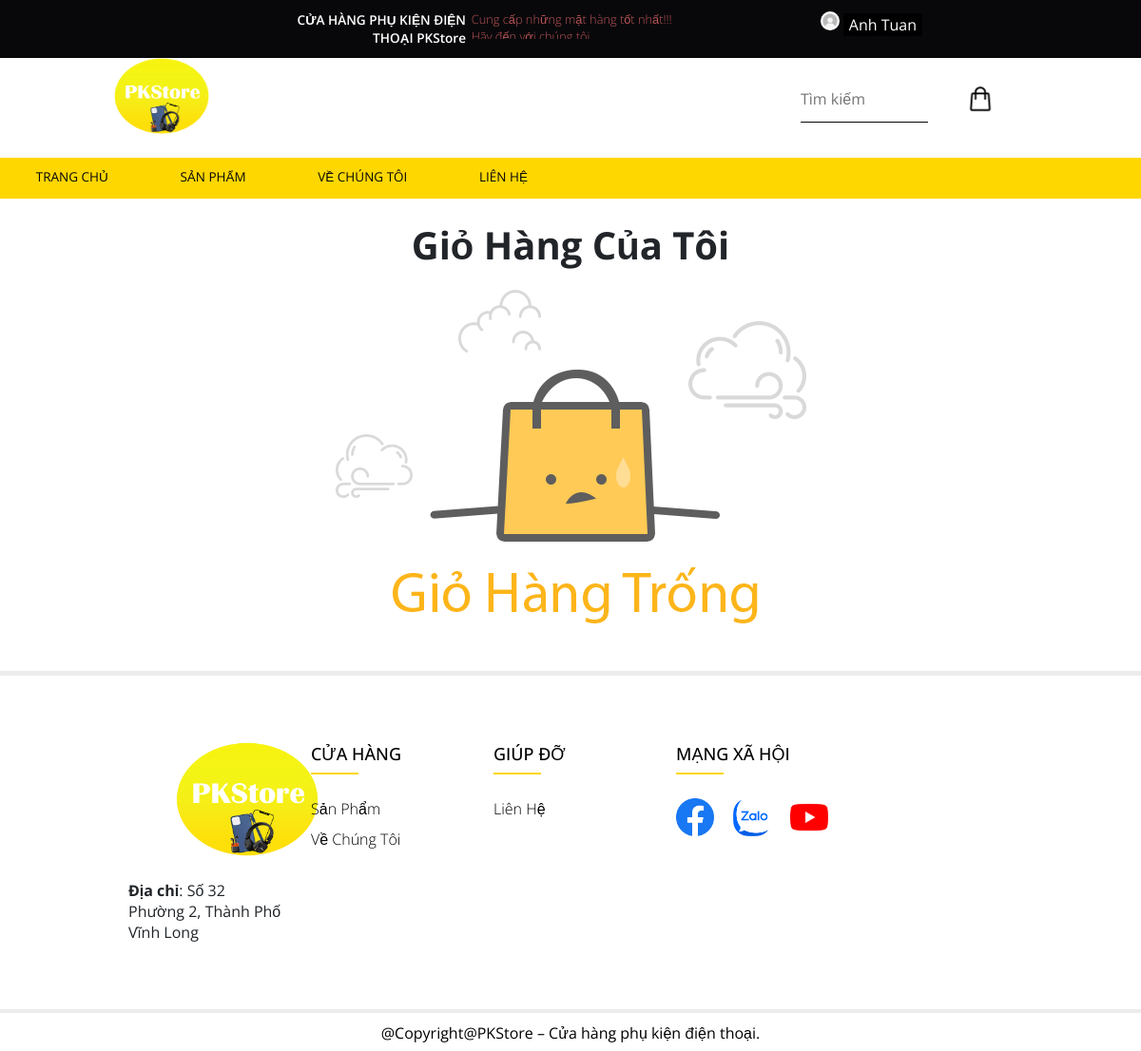
The page /KhachHang/web/oder.php (signed in) on the database as committed earlier.
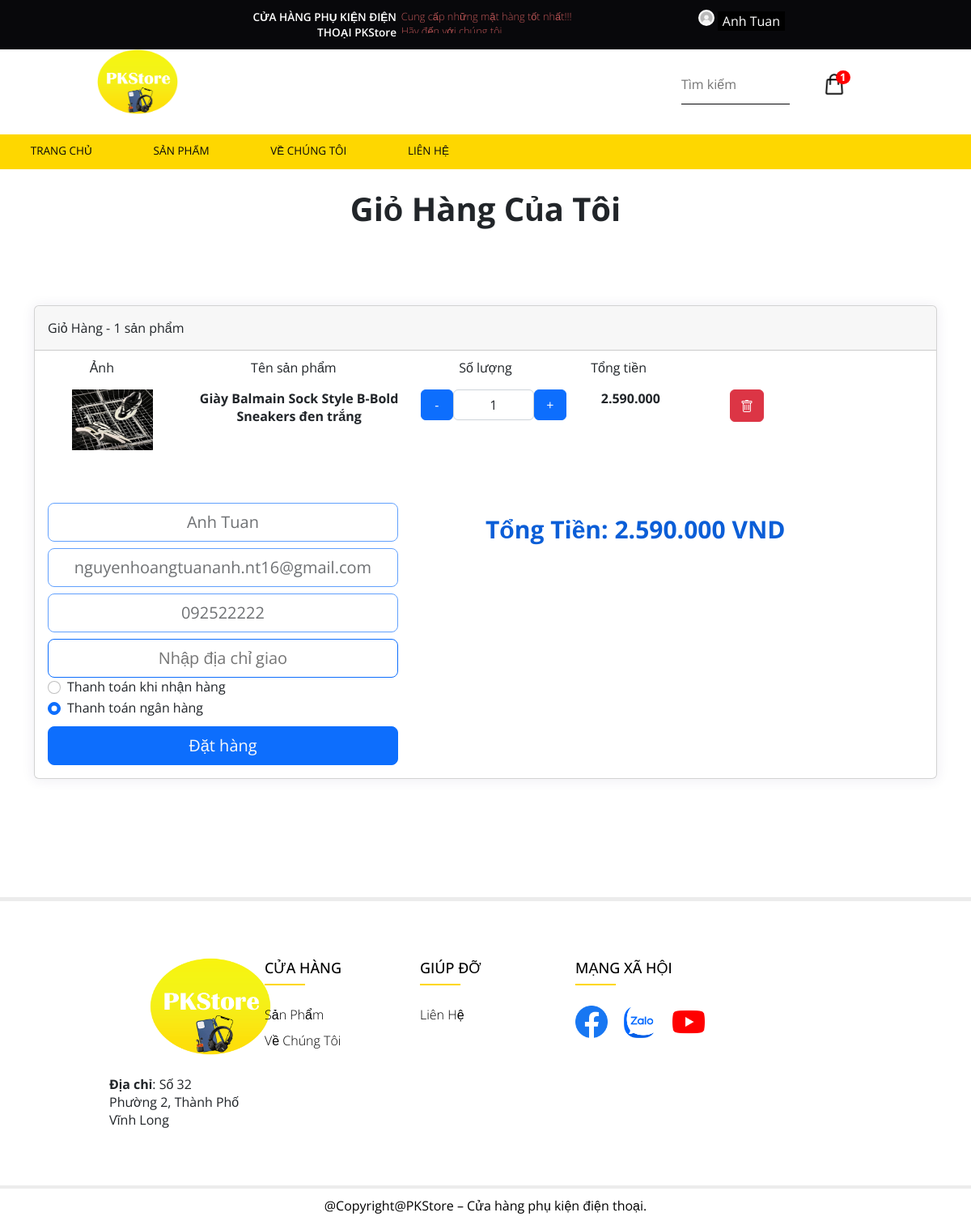
The same page on the database as committed later.
### tables this page shows
CREATE TABLE `khachhang` (
  `MaKH` int(11) NOT NULL,
  `HoTen` varchar(50) NOT NULL,
  `TaiKhoan` varchar(50) DEFAULT NULL,
  `MatKhau` varchar(255) NOT NULL,
  `Email` varchar(100) DEFAULT NULL,
  `DiaChiKH` varchar(200) DEFAULT NULL,
  `DienThoaiKH` varchar(20) DEFAULT NULL,
  `NgaySinh` datetime DEFAULT NULL,
  `GioiTinh` bit(1) DEFAULT NULL,
  `AnhKH` varchar(100) DEFAULT NULL,
  `trangthai` tinyint(1) NOT NULL
);

CREATE TABLE `giohang` (
  `id` int(11) NOT NULL,
  `MaKH` int(11) NOT NULL,
  `MaGiay` int(11) NOT NULL,
  `TrangThai` int(11) NOT NULL,
  `soluong` int(11) NOT NULL
);

CREATE TABLE `sanpham` (
  `MaGiay` int(11) NOT NULL,
  `TenGiay` varchar(100) NOT NULL,
  `GiaBan` int(11) DEFAULT NULL,
  `MoTa` varchar(500) DEFAULT NULL,
  `AnhBia` varchar(100) DEFAULT NULL,
  `NgayCapNhat` datetime DEFAULT NULL,
  `SoLuongTon` int(11) DEFAULT NULL,
  `MaLG` int(11) DEFAULT NULL,
  `MaTH` int(11) DEFAULT NULL,
  `MaNCC` int(11) DEFAULT NULL,
  `HienThiSanPham` bit(1) DEFAULT NULL,
  `GiaBanCu` int(11) DEFAULT NULL
);

### KhachHang/web/oder.php (the view, shortened to what the rows shown need)
<!DOCTYPE html>
<html lang="en">
<head>
  <link href="https://cdn.jsdelivr.net/npm/bootstrap@5.2.3/dist/css/bootstrap.min.css" rel="stylesheet">
  <link rel="stylesheet" href="~/css/cart.css">
</head>
<?php
include("Layout_KhachHang_Header.php");
$MaKH =  $_SESSION["MaKH"];
$query = "select * from giohang join sanpham on giohang.MaGiay = sanpham.MaGiay join khachhang on giohang.MaKH = khachhang.MaKH where giohang.MaKH = '$MaKH'";
$result = mysqli_query($con, $query);
$query2 = "select count(*) as count from giohang join sanpham on giohang.MaGiay = sanpham.MaGiay join khachhang on giohang.MaKH = khachhang.MaKH where giohang.MaKH = '$MaKH'";
$result1 = mysqli_query($con, $query2);
$row1 = mysqli_fetch_assoc($result1);
$count = $row1['count'];
?>
<body>
  <div class="card-body">
    <h1>Giỏ Hàng Của Tôi</h1>
    <?php if ($count > 0) { ?>
      <div class="container py-5">
        <div class="row d-flex justify-content-center my-4">
          <div class="col-md-12">
            <div class="card mb-4">
              <div class="containner" style="margin-top: 10px ;">
                <div class="card-body">
                  <?php if (mysqli_num_rows($result) != 0) { ?>
                    <?php
                    while ($row = mysqli_fetch_array($result)) {
                    ?>
                      <div class="row text-center" style="margin-bottom: 20px">
                        <div class="col-lg-2 col-md-12 mb-4 mb-lg-0">
                          <div class="bg-image hover-overlay hover-zoom ripple rounded" data-mdb-ripple-color="light">
                            <a href="./details.php?MaGiay=<?php echo $row['MaGiay'] ?>"><img style="width:100px; height: 75px;" src="../../Images/ImgProducts/<?php echo $row['AnhBia']  ?>" /></a>
                          </div>
                        </div>
                        <div class="col-lg-3 col-md-6 mb-4 mb-lg-0 fw-bold">
                          <p><strong><?php echo $row["TenGiay"]  ?></strong></p>
                        </div>
                        <div class="col-lg-2 col-md-6 mb-4 mb-lg-0 fw-bold">
                          <div class="d-flex mb-4" style="max-width: 300px">
                            <form method="post" style="display: flex">
                              <input type="submit" class="btn btn-primary" name="tru" style="width: 40px; text-align: center;" value="-">
                              <div class="form-outline fw-bold">
                                <input name="soluong" value="<?php echo $row["soluong"]  ?>" type="text" class="form-control w-5" style="width: 100px; text-align: center;" />
                              </div>
                              <input type="submit" class="btn btn-primary" name="cong" style="width: 40px;text-align: center;" value="+">
                            </form>
                          </div>
                        </div>
                        <div class="col-lg-2 col-md-6 mb-4 mb-lg-0 fw-bold ">
                          <p class="text-start text-md-center fw-bold " style="margin-left: 20px ;">
                            <strong style="padding-right: 30px;"><?php echo number_format($row['GiaBan'] * $row['soluong'], 0, ',', '.')   ?>
                            </strong>
                          </p>
                        </div>
                        <div class="col-lg-1 col-md-6 mb-4 mb-lg-0 fw-bold">
                          <a href="xoa.php?id=<?php echo $row["id"] ?>" class="btn btn-danger" style="height: 40px;">
                          </a>
                        </div>
                      </div>
                  <?php  }
                  } ?>
                </div>
              </div>
              <div class="card-body" style="display: flex;">
                <div style="width: 50%;">
                  <?php
                  if (isset($_SESSION['MaKH'])) {
                    $TTKH = $_SESSION["MaKH"];
                    $query = "SELECT kh.HoTen as HoTen, kh.Email as Email, kh.DienThoaiKH as DienThoaiKH FROM khachhang kh INNER JOIN giohang gh ON kh.MaKH = gh.MaKH WHERE kh.MaKH = '$TTKH'";
                    $resultKH = mysqli_query($con, $query);
                    if ($resultKH && mysqli_num_rows($resultKH) > 0) {
                      $rowKH = mysqli_fetch_assoc($resultKH);
                      if (isset($rowKH['HoTen'])) {
                        $HoTenKH = $rowKH['HoTen'];
                        $EmailKH = $rowKH['Email'];
                        $DienThoaiKH = $rowKH['DienThoaiKH'];
                  ?>
                        <form method="post">
                          <div>
                            <input class="btn btn-lg mt-2 text-dark border border-primary" style="width: 80%;" type="text" value="<?php echo ($HoTenKH) ?>" name="hoten" placeholder="" disabled>
                          </div>
                          <div>
                            <input class="btn btn-lg mt-2 text-dark border border-primary" style="width: 80%;" type="text" name="email" placeholder="" value="<?php echo ($EmailKH) ?>" disabled>
                          </div>
                          <div>
                            <input class="btn btn-lg mt-2 text-dark border border-primary" style="width: 80%;" type="text" name="Sdt" placeholder="" value="<?php echo ($DienThoaiKH) ?>" disabled>
                          </div>
                          <div>
                            <input class="btn btn-lg mt-2 text-dark border border-primary" style="width: 80%;" type="text" name="diachi" placeholder="Nhập địa chỉ giao">
                          </div>
                          <div class="form-check">
                            <input class="form-check-input" type="radio" name="pttt" id="flexRadioDefault1" value="Thanh toán khi nhận hàng">
                            <label class="form-check-label" for="flexRadioDefault1">
                              Thanh toán khi nhận hàng
                            </label>
                          </div>
                          <div class="form-check">
                            <input class="form-check-input" type="radio" name="pttt" id="flexRadioDefault2" value="Thanh toán ngân hàng" checked>
                            <label class="form-check-label" for="flexRadioDefault2">
                              Thanh toán ngân hàng
                            </label>
                          </div>
                          <input class="btn btn-lg mt-2 btn-primary text-light" style="width: 80%" type="submit" value="Đặt hàng" name="dathangne">
                        </form>
                  <?php
                      } else {
                        echo "Không có dữ liệu về Họ tên.";
                      }
                    } else {
                      echo "Không có dữ liệu phù hợp.";
                    }
                  } else {
                    echo "Session MaKH is not set.";
                  }
                  ?>
                </div>
              </div>
            <?php echo "</div>
          </div>
        </div>
      </div>
    </div>";
          } else { ?>
              <img src="trong.png" class="img">
            <?php } ?>
</body>
</html>

### KhachHang/web/Layout_KhachHang_Header.php (shortened to what the rows shown need)
<!DOCTYPE HTML>
<html>
<head>
  <link href="css/style.css" rel='stylesheet' type='text/css' />
  <link href="css/megamenu.css" rel="stylesheet" type="text/css" media="all" />
  <link rel="stylesheet" href="css/slippry.css">
  <link rel="stylesheet" type="text/css" href="css/jquery-ui.css">
</head>
<body>
  <?php
  include("connection.php");
  ?>
  <div class="header">
    <div class="top-header" style="padding: 5px 0px;position: fixed;z-index:100000000;width:100%;">
      <div class="" style="width:80%; margin: 0px auto">
        <div class="top-header-right">
          <ul>
            <?php
            if (isset($_SESSION['MaKH'])) {
              $MaKH = $_SESSION["MaKH"];
              $qr = "select * from KhachHang where MaKH = '$MaKH'";
              $qr_run = mysqli_query($con, $qr);
              $r = mysqli_fetch_array($qr_run);
            ?>
              <li class="dropdown o">
                <img src="./imgKH/<?php echo $r["AnhKH"] ?>" alt="<?php echo $r["AnhKH"] ?>" srcset="" class="custom-image">
                <button class="nut_dropdown"><?php echo $r["HoTen"] ?></button>
              </li>
            <?php
            } else {
            ?>
              <li><a href="login.php" style="font-size: 13px;">Đăng nhập</a><span> </span></li>
              <li><a href="register.php" style="font-size: 13px;">Đăng ký</a></li>
            <?php
            }
            ?>
          </ul>
        </div>
      </div>
    </div>
  </div>
</body>
</html>

Rows that differ between the two databases and show on the page:
shown differently, row unchanged: khachhang "Anh Tuan": hoten (not shown) → "Anh Tuan"; email (not shown) → "nguyenhoangtuananh.nt16@gmail.com"; Sdt (not shown) → "092522222"
added giohang: sanpham.AnhBia (picture), sanpham.TenGiay "Giày Balmain Sock Style B-Bold Sneakers đen trắng", soluong "1", $row['GiaBan']*$row['soluong'] "2.590.000"
Other text that changed with them:
$countRow[0]: (not shown) → "1"
$count: (not shown) → "1"
form field pttt: (not shown) → "☐ Thanh toán khi nhận hàng"
form field pttt: (not shown) → "☑ Thanh toán ngân hàng"
form field dathangne: (not shown) → "Đặt hàng"
$tinh: (not shown) → "2.590.000"
text now shown: "Giỏ Hàng - sản phẩm Ảnh Tên sản phẩm Số lượng Tổng tiền Thanh toán khi nhận hàng Thanh toán ngân hàng Tổng Tiền: VND"
